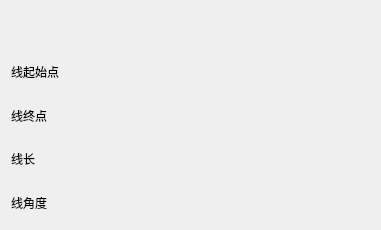
         <widget class="QWidget" name="page">
          <widget class="QWidget" name="layoutWidget">
           <property name="geometry">
            <rect>
             <x>11</x>
             <y>10</y>
             <width>361</width>
             <height>211</height>
            </rect>
           </property>
           <layout class="QGridLayout" name="gridLayout_65">
            <item row="1" column="0">
             <widget class="QLabel" name="label_55">
              <property name="text">
               <string>线起始点                        </string>
              </property>
             </widget>
            </item>
            <item row="1" column="1">
             <widget class="QLabel" name="line_find_start_point">
              <property name="text">
               <string/>
              </property>
              <property name="alignment">
               <set>Qt::AlignRight|Qt::AlignTrailing|Qt::AlignVCenter</set>
              </property>
             </widget>
            </item>
            <item row="2" column="0">
             <widget class="QLabel" name="label_97">
              <property name="text">
               <string>线终点</string>
              </property>
             </widget>
            </item>
            <item row="2" column="1">
             <widget class="QLabel" name="line_find_end_point">
              <property name="text">
               <string/>
              </property>
              <property name="alignment">
               <set>Qt::AlignRight|Qt::AlignTrailing|Qt::AlignVCenter</set>
              </property>
             </widget>
            </item>
            <item row="3" column="0">
             <widget class="QLabel" name="label_99">
              <property name="text">
               <string>线长</string>
              </property>
             </widget>
            </item>
            <item row="3" column="1">
             <widget class="QLabel" name="line_find_length">
              <property name="text">
               <string/>
              </property>
              <property name="alignment">
               <set>Qt::AlignRight|Qt::AlignTrailing|Qt::AlignVCenter</set>
              </property>
             </widget>
            </item>
            <item row="4" column="0">
             <widget class="QLabel" name="label_100">
              <property name="text">
               <string>线角度</string>
              </property>
             </widget>
            </item>
            <item row="4" column="1">
             <widget class="QLabel" name="line_find_rotate">
              <property name="text">
               <string/>
              </property>
              <property name="alignment">
               <set>Qt::AlignRight|Qt::AlignTrailing|Qt::AlignVCenter</set>
              </property>
             </widget>
            </item>
            <item row="0" column="0" colspan="2">
             <widget class="QLabel" name="line_find_pass">
              <property name="text">
               <string/>
              </property>
             </widget>
            </item>
           </layout>
          </widget>
         </widget>
